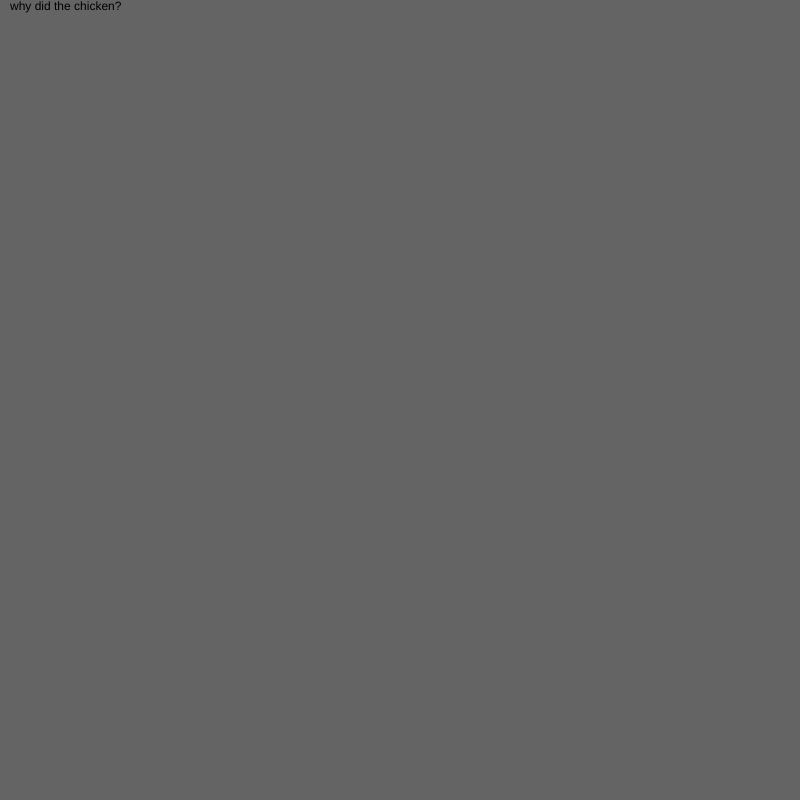
Frame 1 (no input)
Frame 60 (no input): identical to frame 1, image omitted
Frame 120 (the mouse pressed at the canvas centre since frame 60): identical to frame 1, image omitted

The p5.js sketch that drew this single still picture (run headless with seeded random() and noise() and a simulated clock; from frame 60 on, the mouse is pressed at the canvas centre):

// p5.js sketch
// ── sketch.js
var myState = 0 ;

function setup() {
  // put setup code here
createCanvas(800, 800) ;
}

function draw() {
  // put drawing code here
  background(100) ;

  switch(myState) {
    case 0:
    text("why did the chicken?", 10, 10) ;

    // for the second one, put a timer in here.
    break ;

    case 1:
    text("because", 10, 10) ;
    break ;

  }
}


function mouseReleased() {

  myState = myState + 1 ;
  if (myState > 1) {
    myState = 0 ;
  }

}
